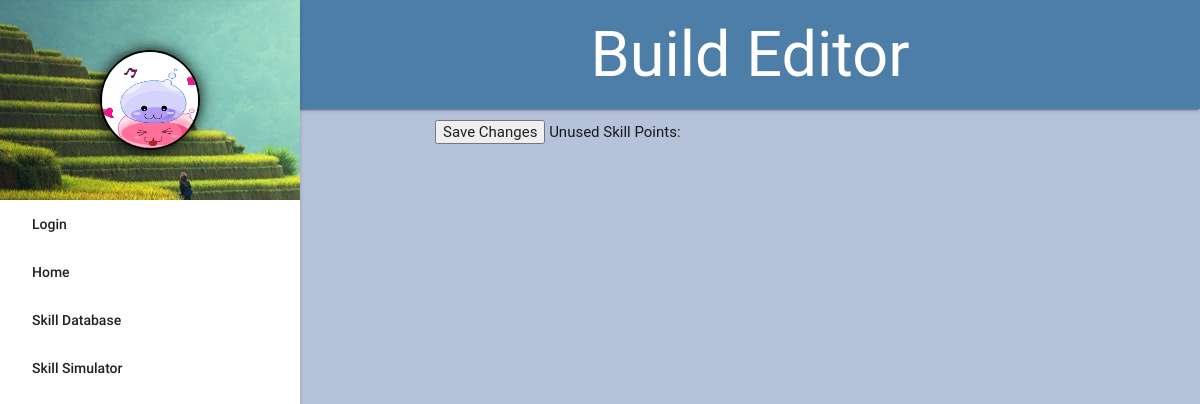
Page /build_update.php?build_id=11 on the earlier database version.
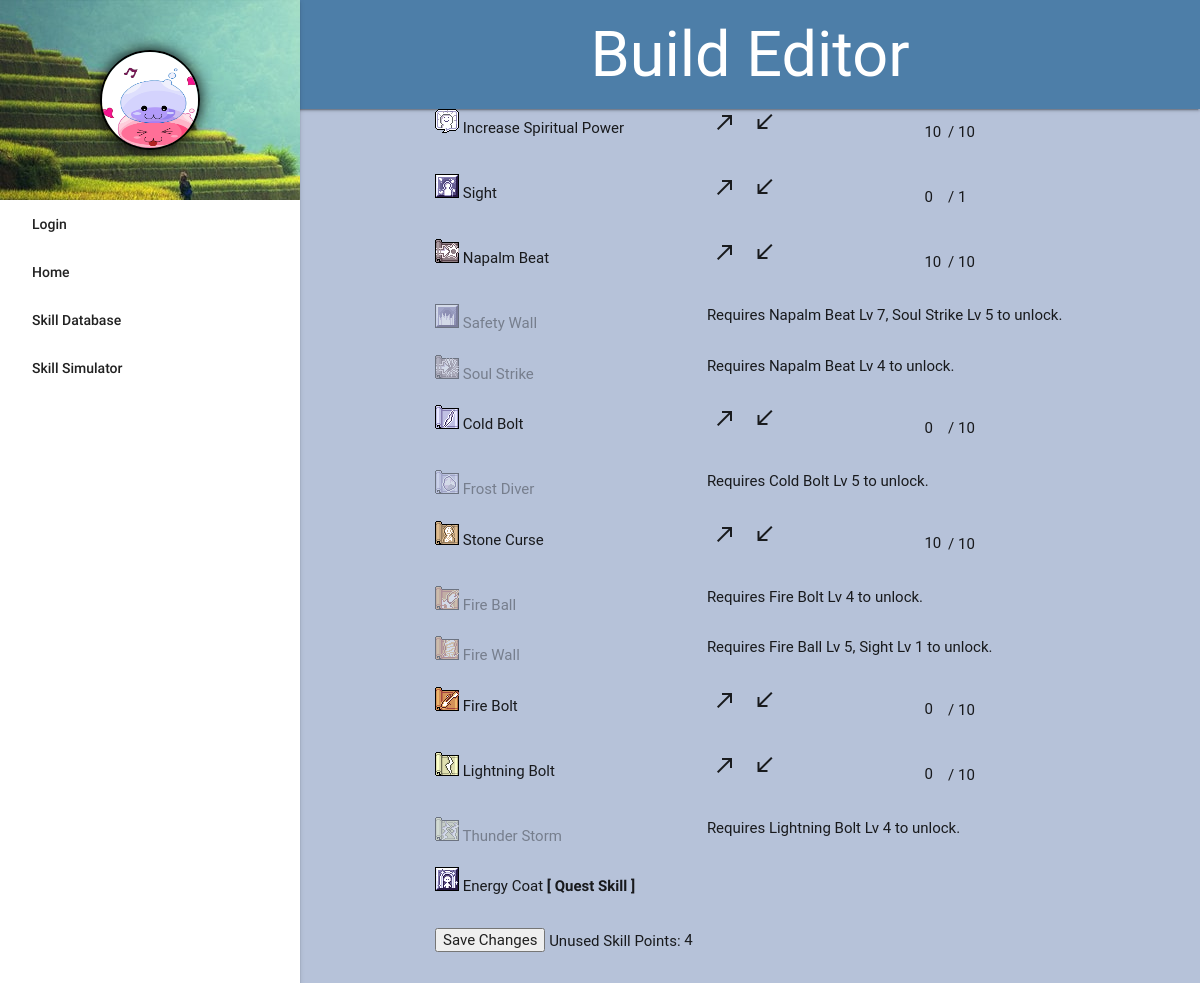
Same page on the later database version.
### tables this page shows
CREATE TABLE `skill_sims` (
  `id` int(10) NOT NULL,
  `skill_id` int(10) DEFAULT NULL,
  `level` int(10) NOT NULL,
  `build_id` int(10) DEFAULT NULL,
  `pts_left` int(11) NOT NULL
);

CREATE TABLE `skills` (
  `id` int(10) NOT NULL,
  `skill_name` varchar(255) NOT NULL,
  `description` varchar(255) NOT NULL,
  `class` varchar(255) NOT NULL,
  `required_for` varchar(255) NOT NULL DEFAULT 'None',
  `max_level` int(10) NOT NULL,
  `icon` varchar(255) NOT NULL,
  `quest_skill` varchar(255) NOT NULL DEFAULT 'No',
  `unlock_requirements` varchar(255) NOT NULL DEFAULT 'None'
);

### build_update.php (the view, shortened to what this page needs)
<?php
function header_title(){
	echo 'Build Editor';
};
function display_content(){
	global $conn;
	$build_id = $_GET['build_id'];
	echo '<div class="container">';
	$sql = "SELECT * FROM skill_sims ss JOIN skills s ON ss.skill_id = s.id WHERE build_id = '$build_id'";
	$result = mysqli_query($conn, $sql);
		echo '<div class="row">
			<div class="col l12 m12 s12">
				<form method="POST">';
				while($row = mysqli_fetch_assoc($result)){
					extract($row);
					if($quest_skill == 'No'){
							echo'<div class="row">
								<div class="'.$id.' col l5 m5 s12">
									<img id="icon'.$skill_name.'" src="'.$icon.'"> <span>'.$skill_name.'</span>
								</div>
								<div class="skill-data'.$id.' col l4 m4 s6"><button id="add'.$skill_name.'" onclick="level(1,this.id)" type="button" class="add'.$id.'"><i class="material-icons">call_made</i></button>
									<button id="min'.$skill_name.'" onclick="level(-1,this.id)" type="button" class="min'.$id.'"><i class="material-icons">call_received</i></button>
								</div>
								<div class="skill-data'.$id.' col l3 m3 s6">
										<input readonly type="text" id="level'.$skill_name.'" class="level'.$id.' current-skill-level" name="'.$skill_name.'" value="'.$level.'" style="width: 20px; border-bottom: none; margin: 0">
										<span style="display:none" id="hidden'.$skill_name.'" class="hidden'.$id.'">'.$level.'</span>
										<span class="hide-on-small-only"> / </span>
										<span id="max'.$skill_name.'" class="hide-on-small-only">'.$max_level.'</span><br>
								</div>';
								if($unlock_requirements != 'None'){
									echo '<div class="skill-requirements'.$id.' col l7 m7 s12">
										<span>Requires '.$unlock_requirements.' to unlock.</span>
									</div>';
								}
							echo '</div>';
					};
					if($quest_skill == 'Yes'){
							echo '<div class="row">
								<div class="'.$id.' col l5 m5 s12">
									<img id="icon'.$skill_name.'" src="'.$icon.'"> <span>'.$skill_name.' <b>[ Quest Skill ]</b></span>
									<input hidden type="text" id="level'.$skill_name.'" name="'.$skill_name.'" value="1">
								</div>
							</div>';
					};
				};
					echo '<input type="submit" name="updateBuild" value="Save Changes">
						Unused Skill Points: <input type="text" id="sp_left" name="sp_left" value="'.$pts_left.'" style="width: 20px; border-bottom: none; margin: 0">
				</form>
			</div>
		</div>
	</div>';
};
require_once 'template.php';
?>

Differences in the rows shown:
added skill_sims: skill.icon (picture), skill.skill_name "Increase Spiritual Power", level "10", skill.max_level "10"
added skill_sims: skill.icon (picture), skill.skill_name "Sight", level "0", skill.max_level "1"
added skill_sims: skill.icon (picture), skill.skill_name "Napalm Beat", level "10", skill.max_level "10"
added skill_sims: skill.icon (picture), skill.skill_name "Safety Wall", skill.unlock_requirements "Napalm Beat Lv 7, Soul Strike Lv 5"
added skill_sims: skill.icon (picture), skill.skill_name "Soul Strike", skill.unlock_requirements "Napalm Beat Lv 4"
added skill_sims: skill.icon (picture), skill.skill_name "Cold Bolt", level "0", skill.max_level "10"
added skill_sims: skill.icon (picture), skill.skill_name "Frost Diver", skill.unlock_requirements "Cold Bolt Lv 5"
added skill_sims: skill.icon (picture), skill.skill_name "Stone Curse", level "10", skill.max_level "10"
added skill_sims: skill.icon (picture), skill.skill_name "Fire Ball", skill.unlock_requirements "Fire Bolt Lv 4"
added skill_sims: skill.icon (picture), skill.skill_name "Fire Wall", skill.unlock_requirements "Fire Ball Lv 5, Sight Lv 1"
added skill_sims: skill.icon (picture), skill.skill_name "Fire Bolt", level "0", skill.max_level "10"
added skill_sims: skill.icon (picture), skill.skill_name "Lightning Bolt", level "0", skill.max_level "10"
added skill_sims: skill.icon (picture), skill.skill_name "Thunder Storm", skill.unlock_requirements "Lightning Bolt Lv 4"
added skill_sims: skill.icon (picture), skill.skill_name "Energy Coat", sp_left "4"
